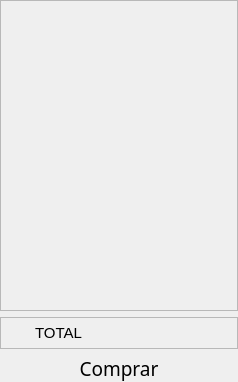
                 <widget class="QWidget" name="widget_4" native="true">
                  <property name="sizePolicy">
                   <sizepolicy hsizetype="Preferred" vsizetype="Expanding">
                    <horstretch>0</horstretch>
                    <verstretch>0</verstretch>
                   </sizepolicy>
                  </property>
                  <layout class="QVBoxLayout" name="verticalLayout_13">
                   <property name="leftMargin">
                    <number>0</number>
                   </property>
                   <property name="topMargin">
                    <number>0</number>
                   </property>
                   <property name="rightMargin">
                    <number>0</number>
                   </property>
                   <property name="bottomMargin">
                    <number>0</number>
                   </property>
                   <item>
                    <widget class="QFrame" name="frame_13">
                     <property name="sizePolicy">
                      <sizepolicy hsizetype="Preferred" vsizetype="Expanding">
                       <horstretch>0</horstretch>
                       <verstretch>0</verstretch>
                      </sizepolicy>
                     </property>
                     <property name="frameShape">
                      <enum>QFrame::StyledPanel</enum>
                     </property>
                     <property name="frameShadow">
                      <enum>QFrame::Raised</enum>
                     </property>
                     <layout class="QHBoxLayout" name="horizontalLayout_8">
                      <property name="leftMargin">
                       <number>0</number>
                      </property>
                      <property name="topMargin">
                       <number>0</number>
                      </property>
                      <property name="rightMargin">
                       <number>0</number>
                      </property>
                      <item>
                       <widget class="QLabel" name="label_13">
                        <property name="minimumSize">
                         <size>
                          <width>150</width>
                          <height>300</height>
                         </size>
                        </property>
                        <property name="text">
                         <string/>
                        </property>
                       </widget>
                      </item>
                      <item>
                       <widget class="QLabel" name="label_14">
                        <property name="minimumSize">
                         <size>
                          <width>80</width>
                          <height>300</height>
                         </size>
                        </property>
                        <property name="text">
                         <string/>
                        </property>
                       </widget>
                      </item>
                     </layout>
                    </widget>
                   </item>
                   <item>
                    <widget class="QFrame" name="frame_9">
                     <property name="frameShape">
                      <enum>QFrame::StyledPanel</enum>
                     </property>
                     <property name="frameShadow">
                      <enum>QFrame::Raised</enum>
                     </property>
                     <layout class="QHBoxLayout" name="horizontalLayout_7">
                      <property name="leftMargin">
                       <number>0</number>
                      </property>
                      <property name="topMargin">
                       <number>0</number>
                      </property>
                      <property name="rightMargin">
                       <number>0</number>
                      </property>
                      <property name="bottomMargin">
                       <number>0</number>
                      </property>
                      <item>
                       <widget class="QLabel" name="label_12">
                        <property name="minimumSize">
                         <size>
                          <width>0</width>
                          <height>30</height>
                         </size>
                        </property>
                        <property name="maximumSize">
                         <size>
                          <width>16777215</width>
                          <height>30</height>
                         </size>
                        </property>
                        <property name="font">
                         <font>
                          <pointsize>11</pointsize>
                         </font>
                        </property>
                        <property name="text">
                         <string>TOTAL</string>
                        </property>
                        <property name="alignment">
                         <set>Qt::AlignCenter</set>
                        </property>
                       </widget>
                      </item>
                      <item>
                       <widget class="QLabel" name="label_11">
                        <property name="minimumSize">
                         <size>
                          <width>60</width>
                          <height>0</height>
                         </size>
                        </property>
                        <property name="styleSheet">
                         <string notr="true">QLabel {
    border-bottom: 2px solid rgb(232, 228, 173);
	color: rgb(179, 152, 127);
}</string>
                        </property>
                        <property name="text">
                         <string/>
                        </property>
                        <property name="alignment">
                         <set>Qt::AlignCenter</set>
                        </property>
                       </widget>
                      </item>
                     </layout>
                    </widget>
                   </item>
                   <item>
                    <widget class="QPushButton" name="compra">
                     <property name="font">
                      <font>
                       <family>Segoe Script</family>
                       <pointsize>14</pointsize>
                      </font>
                     </property>
                     <property name="styleSheet">
                      <string notr="true">QPushButton{
border: transparent;
}

QPushButton:hover{
border-radius:15px;
border: rgb(183, 170, 135);
background-color: rgba(183, 170, 135, 90);
}</string>
                     </property>
                     <property name="text">
                      <string>Comprar</string>
                     </property>
                    </widget>
                   </item>
                  </layout>
                 </widget>
